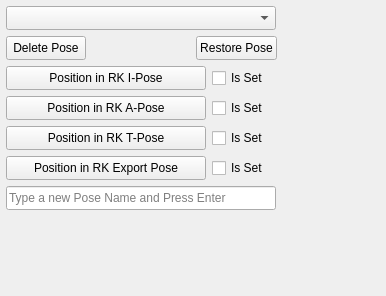
<?xml version="1.0" encoding="UTF-8"?>
<ui version="4.0">
 <class>Frame</class>
 <widget class="QFrame" name="Frame">
  <property name="geometry">
   <rect>
    <x>0</x>
    <y>0</y>
    <width>386</width>
    <height>296</height>
   </rect>
  </property>
  <property name="windowTitle">
   <string>Frame</string>
  </property>
  <widget class="QWidget" name="verticalLayoutWidget">
   <property name="geometry">
    <rect>
     <x>0</x>
     <y>0</y>
     <width>385</width>
     <height>244</height>
    </rect>
   </property>
   <layout class="QVBoxLayout" name="verticalLayout" stretch="0,0,0,0,0,0,0,0">
    <property name="spacing">
     <number>6</number>
    </property>
    <property name="leftMargin">
     <number>6</number>
    </property>
    <property name="topMargin">
     <number>6</number>
    </property>
    <item>
     <layout class="QHBoxLayout" name="selectBindPoseLayout">
      <property name="spacing">
       <number>0</number>
      </property>
      <item>
       <widget class="RKDagPoseComboBox" name="poseComboBox">
        <property name="sizePolicy">
         <sizepolicy hsizetype="Fixed" vsizetype="Fixed">
          <horstretch>0</horstretch>
          <verstretch>0</verstretch>
         </sizepolicy>
        </property>
        <property name="minimumSize">
         <size>
          <width>270</width>
          <height>24</height>
         </size>
        </property>
        <property name="maximumSize">
         <size>
          <width>16777215</width>
          <height>16777215</height>
         </size>
        </property>
        <property name="placeholderText">
         <string>List of RawKee Bind Poses</string>
        </property>
       </widget>
      </item>
      <item>
       <spacer name="horizontalSpacer">
        <property name="orientation">
         <enum>Qt::Horizontal</enum>
        </property>
        <property name="sizeHint" stdset="0">
         <size>
          <width>40</width>
          <height>20</height>
         </size>
        </property>
       </spacer>
      </item>
     </layout>
    </item>
    <item>
     <layout class="QHBoxLayout" name="hanimPoses">
      <property name="spacing">
       <number>0</number>
      </property>
      <item>
       <widget class="QPushButton" name="deletePoseButton">
        <property name="minimumSize">
         <size>
          <width>80</width>
          <height>24</height>
         </size>
        </property>
        <property name="maximumSize">
         <size>
          <width>16777215</width>
          <height>16777215</height>
         </size>
        </property>
        <property name="text">
         <string>Delete Pose</string>
        </property>
       </widget>
      </item>
      <item>
       <spacer name="horizontalSpacer_8">
        <property name="orientation">
         <enum>Qt::Horizontal</enum>
        </property>
        <property name="sizeHint" stdset="0">
         <size>
          <width>110</width>
          <height>20</height>
         </size>
        </property>
       </spacer>
      </item>
      <item>
       <widget class="QPushButton" name="restorePoseButton">
        <property name="sizePolicy">
         <sizepolicy hsizetype="Fixed" vsizetype="Fixed">
          <horstretch>0</horstretch>
          <verstretch>0</verstretch>
         </sizepolicy>
        </property>
        <property name="minimumSize">
         <size>
          <width>80</width>
          <height>24</height>
         </size>
        </property>
        <property name="maximumSize">
         <size>
          <width>16777215</width>
          <height>16777215</height>
         </size>
        </property>
        <property name="text">
         <string>Restore Pose</string>
        </property>
       </widget>
      </item>
      <item>
       <spacer name="horizontalSpacer_7">
        <property name="orientation">
         <enum>Qt::Horizontal</enum>
        </property>
        <property name="sizeHint" stdset="0">
         <size>
          <width>40</width>
          <height>20</height>
         </size>
        </property>
       </spacer>
      </item>
     </layout>
    </item>
    <item>
     <layout class="QHBoxLayout" name="iPoseLayout">
      <item>
       <widget class="QPushButton" name="iPoseButton">
        <property name="minimumSize">
         <size>
          <width>200</width>
          <height>24</height>
         </size>
        </property>
        <property name="maximumSize">
         <size>
          <width>16777215</width>
          <height>16777215</height>
         </size>
        </property>
        <property name="text">
         <string>Position in RK I-Pose</string>
        </property>
       </widget>
      </item>
      <item>
       <widget class="QCheckBox" name="iPoseCheckBox">
        <property name="minimumSize">
         <size>
          <width>60</width>
          <height>24</height>
         </size>
        </property>
        <property name="maximumSize">
         <size>
          <width>16777215</width>
          <height>16777215</height>
         </size>
        </property>
        <property name="text">
         <string>Is Set</string>
        </property>
       </widget>
      </item>
      <item>
       <spacer name="horizontalSpacer_2">
        <property name="orientation">
         <enum>Qt::Horizontal</enum>
        </property>
        <property name="sizeHint" stdset="0">
         <size>
          <width>40</width>
          <height>20</height>
         </size>
        </property>
       </spacer>
      </item>
     </layout>
    </item>
    <item>
     <layout class="QHBoxLayout" name="aPoseLayout">
      <item>
       <widget class="QPushButton" name="aPoseButton">
        <property name="minimumSize">
         <size>
          <width>200</width>
          <height>24</height>
         </size>
        </property>
        <property name="maximumSize">
         <size>
          <width>16777215</width>
          <height>16777215</height>
         </size>
        </property>
        <property name="text">
         <string>Position in RK A-Pose</string>
        </property>
       </widget>
      </item>
      <item>
       <widget class="QCheckBox" name="aPoseCheckBox">
        <property name="minimumSize">
         <size>
          <width>60</width>
          <height>24</height>
         </size>
        </property>
        <property name="maximumSize">
         <size>
          <width>16777215</width>
          <height>16777215</height>
         </size>
        </property>
        <property name="text">
         <string>Is Set</string>
        </property>
       </widget>
      </item>
      <item>
       <spacer name="horizontalSpacer_3">
        <property name="orientation">
         <enum>Qt::Horizontal</enum>
        </property>
        <property name="sizeHint" stdset="0">
         <size>
          <width>40</width>
          <height>20</height>
         </size>
        </property>
       </spacer>
      </item>
     </layout>
    </item>
    <item>
     <layout class="QHBoxLayout" name="tPoseLayout">
      <item>
       <widget class="QPushButton" name="tPoseButton">
        <property name="minimumSize">
         <size>
          <width>200</width>
          <height>24</height>
         </size>
        </property>
        <property name="maximumSize">
         <size>
          <width>16777215</width>
          <height>16777215</height>
         </size>
        </property>
        <property name="text">
         <string>Position in RK T-Pose</string>
        </property>
       </widget>
      </item>
      <item>
       <widget class="QCheckBox" name="tPoseCheckBox">
        <property name="minimumSize">
         <size>
          <width>60</width>
          <height>24</height>
         </size>
        </property>
        <property name="maximumSize">
         <size>
          <width>16777215</width>
          <height>16777215</height>
         </size>
        </property>
        <property name="text">
         <string>Is Set</string>
        </property>
       </widget>
      </item>
      <item>
       <spacer name="horizontalSpacer_4">
        <property name="orientation">
         <enum>Qt::Horizontal</enum>
        </property>
        <property name="sizeHint" stdset="0">
         <size>
          <width>40</width>
          <height>20</height>
         </size>
        </property>
       </spacer>
      </item>
     </layout>
    </item>
    <item>
     <layout class="QHBoxLayout" name="ePoseLayout">
      <property name="sizeConstraint">
       <enum>QLayout::SetDefaultConstraint</enum>
      </property>
      <item>
       <widget class="QPushButton" name="ePoseButton">
        <property name="minimumSize">
         <size>
          <width>200</width>
          <height>24</height>
         </size>
        </property>
        <property name="maximumSize">
         <size>
          <width>16777215</width>
          <height>16777215</height>
         </size>
        </property>
        <property name="text">
         <string>Position in RK Export Pose</string>
        </property>
       </widget>
      </item>
      <item>
       <widget class="QCheckBox" name="ePoseCheckBox">
        <property name="minimumSize">
         <size>
          <width>60</width>
          <height>24</height>
         </size>
        </property>
        <property name="maximumSize">
         <size>
          <width>16777215</width>
          <height>16777215</height>
         </size>
        </property>
        <property name="text">
         <string>Is Set</string>
        </property>
       </widget>
      </item>
      <item>
       <spacer name="horizontalSpacer_5">
        <property name="orientation">
         <enum>Qt::Horizontal</enum>
        </property>
        <property name="sizeHint" stdset="0">
         <size>
          <width>40</width>
          <height>20</height>
         </size>
        </property>
       </spacer>
      </item>
     </layout>
    </item>
    <item>
     <layout class="QHBoxLayout" name="newPoseLayout">
      <property name="spacing">
       <number>0</number>
      </property>
      <item>
       <widget class="QLineEdit" name="newPoseName">
        <property name="minimumSize">
         <size>
          <width>270</width>
          <height>24</height>
         </size>
        </property>
        <property name="maximumSize">
         <size>
          <width>16777215</width>
          <height>16777215</height>
         </size>
        </property>
        <property name="placeholderText">
         <string>Type a new Pose Name and Press Enter</string>
        </property>
        <property name="clearButtonEnabled">
         <bool>true</bool>
        </property>
       </widget>
      </item>
      <item>
       <spacer name="horizontalSpacer_6">
        <property name="orientation">
         <enum>Qt::Horizontal</enum>
        </property>
        <property name="sizeHint" stdset="0">
         <size>
          <width>40</width>
          <height>20</height>
         </size>
        </property>
       </spacer>
      </item>
     </layout>
    </item>
    <item>
     <spacer name="verticalSpacer">
      <property name="orientation">
       <enum>Qt::Vertical</enum>
      </property>
      <property name="sizeHint" stdset="0">
       <size>
        <width>20</width>
        <height>40</height>
       </size>
      </property>
     </spacer>
    </item>
   </layout>
  </widget>
 </widget>
 <customwidgets>
  <customwidget>
   <class>RKDagPoseComboBox</class>
   <extends>QComboBox</extends>
   <header location="global">rkdagposecombobox.h</header>
  </customwidget>
 </customwidgets>
 <resources/>
 <connections/>
</ui>
